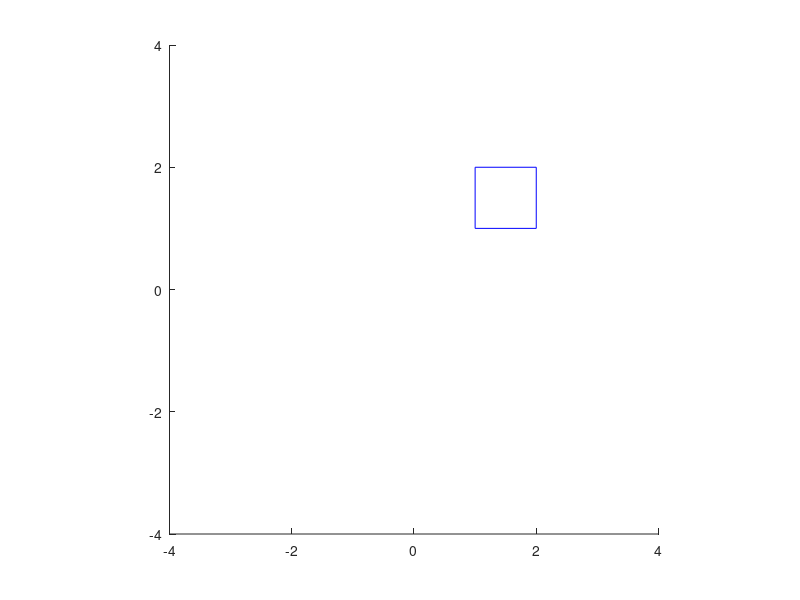

This chart was generated by the following MATLAB code: (Note: this script raises an error after producing the figure.)
P0 = [1 1 1];
P1 = [2 1 1];
P2 = [2 2 2];
P3 = [1 2 1];

MP = [P0; P1; P2; P3];

figure;
axis([-4, 4, -4, 4], "square");
line([MP(1,1) MP(2,1)], [MP(1,2) MP(2,2)], "color","b");
line([MP(2,1) MP(3,1)], [MP(2,2) MP(3,2)], "color","b");
line([MP(3,1) MP(4,1)], [MP(3,2) MP(4,2)], "color","b");
line([MP(4,1) MP(1,1)], [MP(4,2) MP(1,2)], "color","b");

rotacao(MP);
rotacao(MP);
